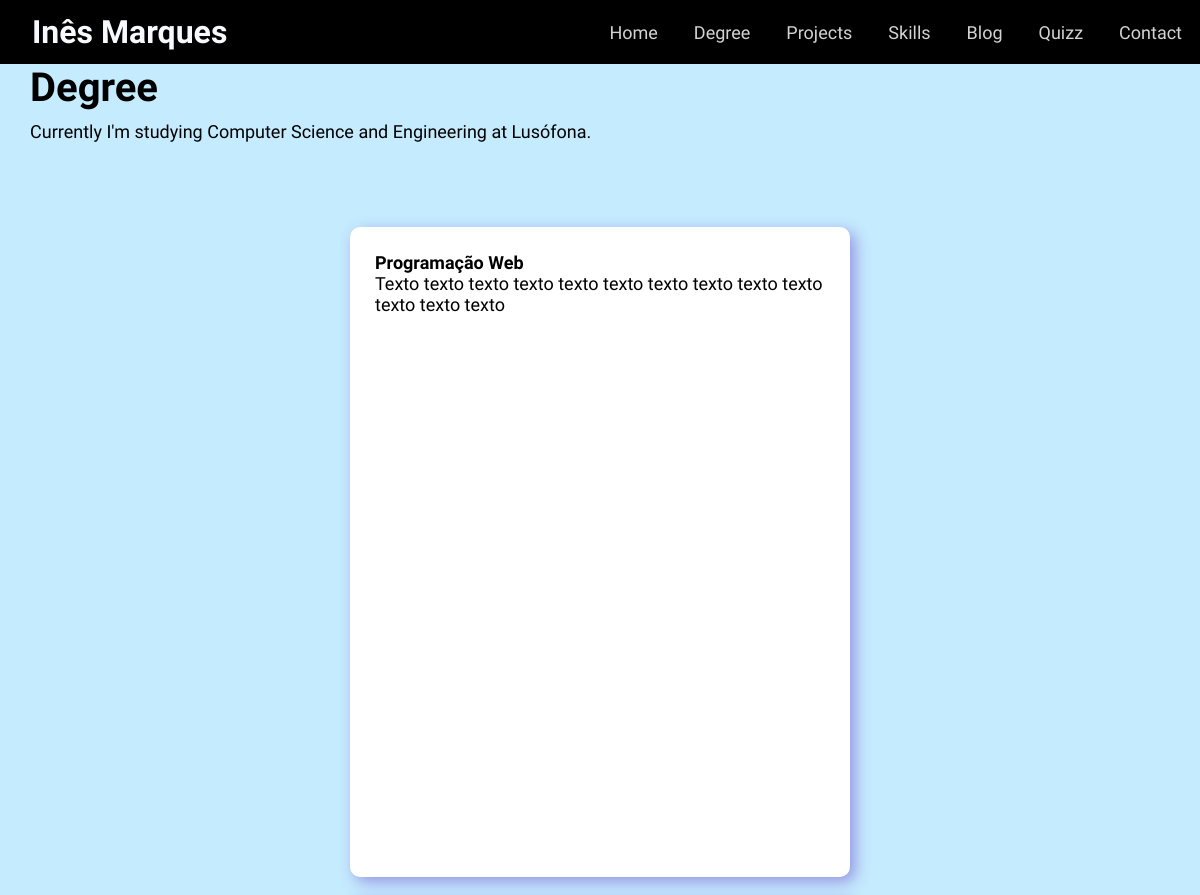
The page /degree (upper part) on the database as committed earlier.
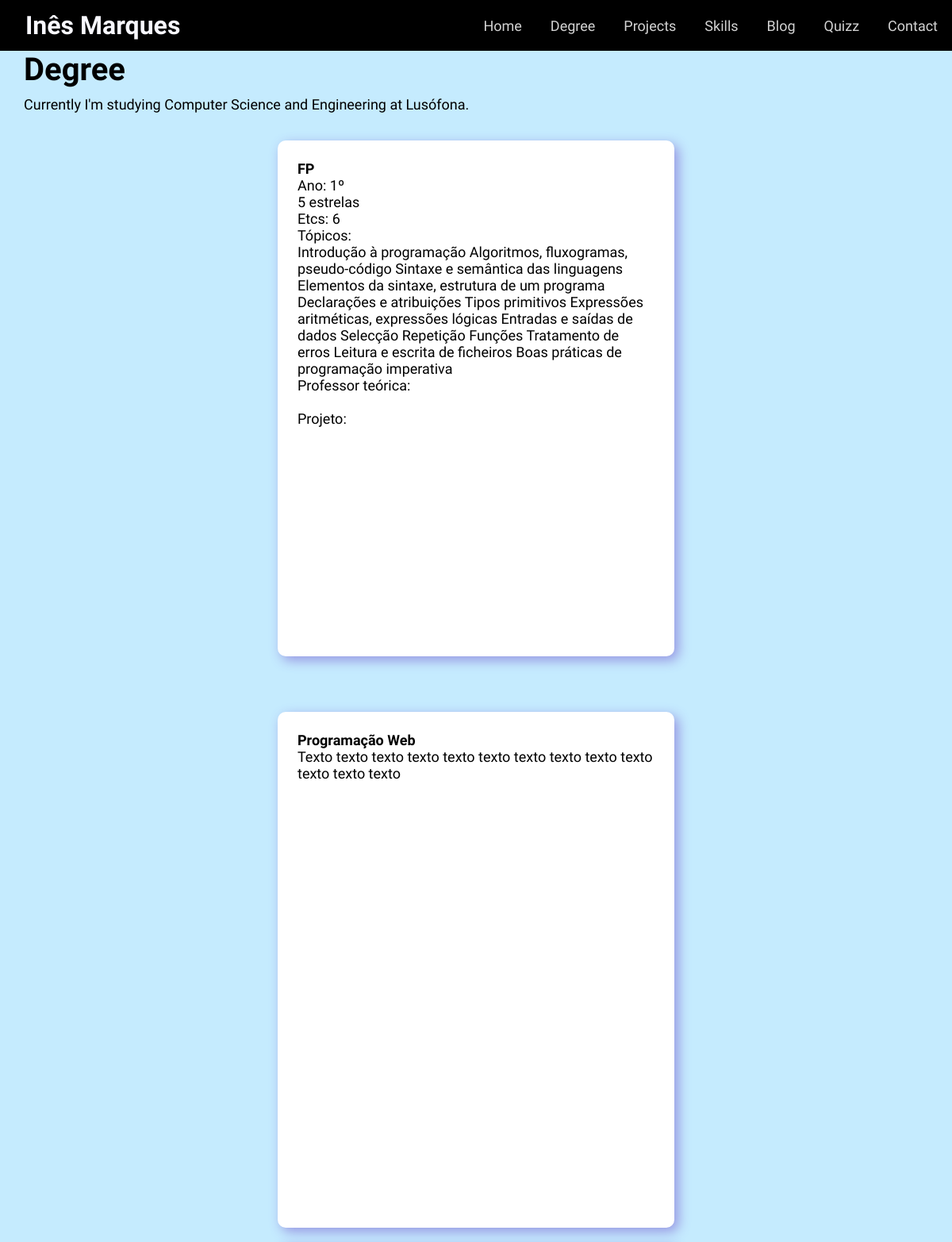
The same page on the database as committed later.
### portfolio/models.py (models this page shows, shortened)
class Cadeira(models.Model):
    nome = models.CharField(max_length=20)
    ranking = models.IntegerField()
    ano = models.IntegerField()
    topicos = models.TextField()
    etcs = models.IntegerField()
    docente_fk = models.ForeignKey(Professor, on_delete=models.CASCADE)
    docente = models.ManyToManyField(Professor, related_name='leciona')
    projetos = models.ManyToManyField(Projeto, related_name='tem')

### portfolio/views.py (the view)
# urls.py: path('degree', views.degree_page_view, name='degree'),
def degree_page_view(request):
    context = {
        'cadeiras': Cadeira.objects.all(),
        'professor': Cadeira.docente,
        'projeto': Cadeira.projetos
    }
    return render(request, 'portfolio/degree.html', context)

### portfolio/templates/portfolio/degree.html (shortened to what this page needs)
<!DOCTYPE html>
<html lang="en">
<head>
</head>
<body>
    {% extends 'portfolio/layout.html' %}
    {% block main %}
        <div class = "introdegree">
            <h1>Degree</h1>
            <p>Currently I'm studying Computer Science and Engineering at Lusófona.</p>
        </div>
        <div class = "cadeiras">
            {% for cadeira in cadeiras %}
                <div >
                    <h2>{{ cadeira.nome }}</h2>
                    <p>Ano: {{ cadeira.ano }}º<p>
                    <p>{{ cadeira.ranking }} estrelas</p>
                    <p>Etcs: {{ cadeira.etcs }}</p>
                    <p>Tópicos:<br>{{ cadeira.topicos }}</p>
                    <p>Professor teórica: {{ cadeira.professor.nome }}</p>
                    <p>
                    <br>
                    </p>
                    {% if cadeira.projetos != null %}
                        Projeto: {{ cadeira.projetos.nome }}
                    {% endif %}
                    <br>
                </div>
            {% endfor %}
        </div>
        <div class="cadeiras">
            <div>
              <h2>Programação Web</h2>
              <p>Texto texto texto texto texto texto texto texto texto texto texto texto texto</p>
            </div>
        </div>
    {% endblock main %}

Rows that differ between the two databases and show on the page:
added Cadeira: nome "FP", ano "1", ranking "5", etcs "6", topicos "Introdução à programação Algoritmos, fluxogramas, pseudo-código Sintaxe e semântica das linguagens Elementos da sintaxe, estrutura de um programa Declarações e atribuições Tipos primitivos Expressões aritméticas, expressões lógicas Entradas e saídas de dados Selecção Repetição Funções Tratamento de erros Leitura e escrita de ficheiros Boas práticas de programação imperativa"
